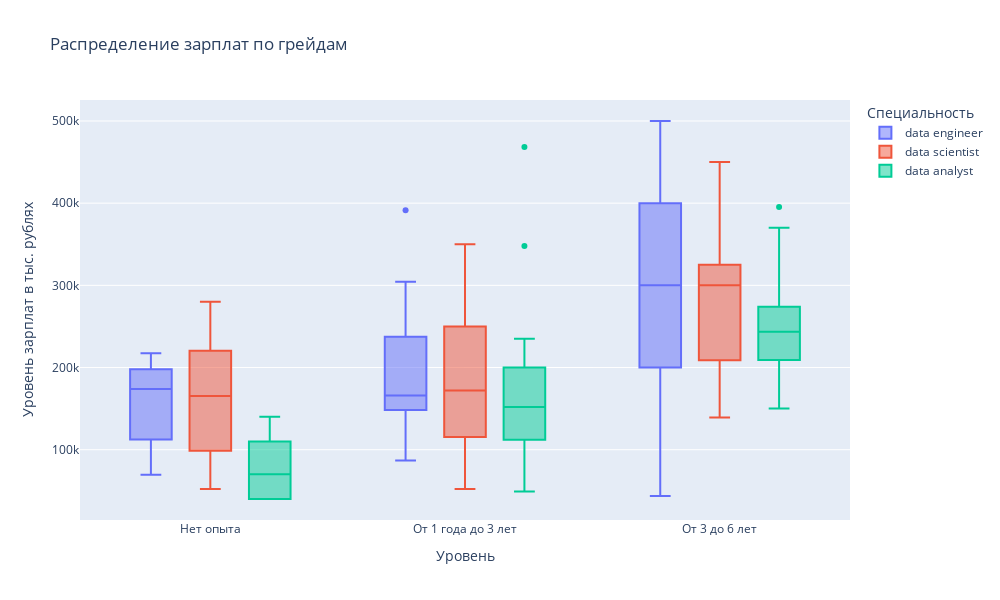

Notebook code for this chart:
### Code cell
fig = px.box(dis, x="Experience", y="Salary", color='Name', labels={
             "Salary": "Уровень зарплат в тыс. рублях",
             "Experience": "Уровень",
             "Name": "Специальность"
         }, title = 'Распределение зарплат по грейдам')
fig.update_layout(
    autosize=False,
    width=1000,
    height=600,)
fig.show()

### Figure 1 — Plotly figure (JSON) as saved in the notebook; plotly's stock layout.template omitted (floating-point values rounded to 4 significant figures)
{"data": [{"alignmentgroup": "True", "hovertemplate": "Специальность=data engineer<br>Уровень=%{x}<br>Уровень зарплат в тыс. рублях=%{y}<extra></extra>", "legendgroup": "data engineer", "marker": {"color": "#636efa"}, "name": "data engineer", "notched": false, "offsetgroup": "data engineer", "orientation": "v", "showlegend": true, "type": "box", "x": ["Нет опыта", "Нет опыта", "Нет опыта", "Нет опыта", "Нет опыта", "От 1 года до 3 лет", "От 1 года до 3 лет", "От 1 года до 3 лет", "От 1 года до 3 лет", "От 1 года до 3 лет", "От 1 года до 3 лет", "От 1 года до 3 лет", "От 1 года до 3 лет", "От 1 года до 3 лет", "От 1 года до 3 лет", "От 1 года до 3 лет", "От 1 года до 3 лет", "От 1 года до 3 лет", "От 1 года до 3 лет", "От 1 года до 3 лет", "От 1 года до 3 лет", "От 1 года до 3 лет", "От 3 до 6 лет", "От 3 до 6 лет", "От 3 до 6 лет", "От 3 до 6 лет", "От 3 до 6 лет", "От 3 до 6 лет", "От 3 до 6 лет", "От 3 до 6 лет", "От 3 до 6 лет", "От 3 до 6 лет", "От 3 до 6 лет", "От 3 до 6 лет", "От 3 до 6 лет", "От 3 до 6 лет", "От 3 до 6 лет", "Нет опыта", "Нет опыта", "Нет опыта", "Нет опыта", "Нет опыта", "От 1 года до 3 лет", "От 1 года до 3 лет", "От 1 года до 3 лет", "От 1 года до 3 лет", "От 1 года до 3 лет", "От 1 года до 3 лет", "От 1 года до 3 лет", "От 1 года до 3 лет", "От 1 года до 3 лет", "От 1 года до 3 лет", "От 1 года до 3 лет", "От 1 года до 3 лет", "От 1 года до 3 лет", "От 1 года до 3 лет", "От 1 года до 3 лет", "От 1 года до 3 лет", "От 1 года до 3 лет", "От 3 до 6 лет", "От 3 до 6 лет", "От 3 до 6 лет", "От 3 до 6 лет", "От 3 до 6 лет", "От 3 до 6 лет", "От 3 до 6 лет", "От 3 до 6 лет", "От 3 до 6 лет", "От 3 до 6 лет", "От 3 до 6 лет", "От 3 до 6 лет", "От 3 до 6 лет", "От 3 до 6 лет", "От 3 до 6 лет"], "x0": " ", "xaxis": "x", "y": [100000, 174000, null, 200000, 69600, 261000, 150000, null, 130500, 180000, 180000, null, 150000, 200000, 88000, null, null, 110000, 87000, 130500, 180000, 147900, 300000, null, 261000, 200000, 270000, null, 230769, null, 304500, 43500, 200000, 200000, null, 200000, 200000, 150000, 217500, 191400, null, null, null, 250000, 300150, null, null, 200000, 261000, null, null, 166000, 156600, 391500, 150000, null, 165300, null, 304500, null, 191400, null, 400000, null, 423076, null, 384615, 435000, 435000, 500000, 350000, 400000, null, 370000], "y0": " ", "yaxis": "y"}, {"alignmentgroup": "True", "hovertemplate": "Специальность=data scientist<br>Уровень=%{x}<br>Уровень зарплат в тыс. рублях=%{y}<extra></extra>", "legendgroup": "data scientist", "marker": {"color": "#EF553B"}, "name": "data scientist", "notched": false, "offsetgroup": "data scientist", "orientation": "v", "showlegend": true, "type": "box", "x": ["Нет опыта", "Нет опыта", "Нет опыта", "Нет опыта", "Нет опыта", "От 1 года до 3 лет", "От 1 года до 3 лет", "От 1 года до 3 лет", "От 1 года до 3 лет", "От 1 года до 3 лет", "От 1 года до 3 лет", "От 1 года до 3 лет", "От 1 года до 3 лет", "От 1 года до 3 лет", "От 1 года до 3 лет", "От 1 года до 3 лет", "От 1 года до 3 лет", "От 1 года до 3 лет", "От 1 года до 3 лет", "От 3 до 6 лет", "От 3 до 6 лет", "От 3 до 6 лет", "От 3 до 6 лет", "От 3 до 6 лет", "От 3 до 6 лет", "От 3 до 6 лет", "От 3 до 6 лет", "От 3 до 6 лет", "От 3 до 6 лет", "От 3 до 6 лет", "От 3 до 6 лет", "От 3 до 6 лет", "От 3 до 6 лет", "От 3 до 6 лет", "От 3 до 6 лет", "Нет опыта", "Нет опыта", "Нет опыта", "Нет опыта", "Нет опыта", "От 1 года до 3 лет", "От 1 года до 3 лет", "От 1 года до 3 лет", "От 1 года до 3 лет", "От 1 года до 3 лет", "От 1 года до 3 лет", "От 1 года до 3 лет", "От 1 года до 3 лет", "От 1 года до 3 лет", "От 1 года до 3 лет", "От 1 года до 3 лет", "От 1 года до 3 лет", "От 1 года до 3 лет", "От 1 года до 3 лет", "От 3 до 6 лет", "От 3 до 6 лет", "От 3 до 6 лет", "От 3 до 6 лет", "От 3 до 6 лет", "От 3 до 6 лет", "От 3 до 6 лет", "От 3 до 6 лет", "От 3 до 6 лет", "От 3 до 6 лет", "От 3 до 6 лет", "От 3 до 6 лет", "От 3 до 6 лет", "От 3 до 6 лет", "От 3 до 6 лет", "От 3 до 6 лет"], "x0": " ", "xaxis": "x", "y": [156600, null, 52200, 79090, null, 150000, 130500, null, 270000, 200000, 80000, 200000, 52200, 130000, 115384, 104400, 130500, null, 87000, null, 220000, 300000, null, 200000, 300000, 153846, 174000, 217500, 200000, 300000, null, 230000, null, 200000, 300000, 261000, 280000, 174000, 118636, 180000, null, 261000, 350000, null, null, 100000, 250000, 174000, 170000, 230769, null, 261000, 350000, 174000, 435000, 300000, null, 300000, 250000, 450000, 230769, null, null, 300000, 400000, 435000, null, 139200, 350000, 450000], "y0": " ", "yaxis": "y"}, {"alignmentgroup": "True", "hovertemplate": "Специальность=data analyst<br>Уровень=%{x}<br>Уровень зарплат в тыс. рублях=%{y}<extra></extra>", "legendgroup": "data analyst", "marker": {"color": "#00cc96"}, "name": "data analyst", "notched": false, "offsetgroup": "data analyst", "orientation": "v", "showlegend": true, "type": "box", "x": ["Нет опыта", "Нет опыта", "Нет опыта", "От 1 года до 3 лет", "От 1 года до 3 лет", "От 1 года до 3 лет", "От 1 года до 3 лет", "От 1 года до 3 лет", "От 1 года до 3 лет", "От 1 года до 3 лет", "От 1 года до 3 лет", "От 1 года до 3 лет", "От 1 года до 3 лет", "От 1 года до 3 лет", "От 1 года до 3 лет", "От 1 года до 3 лет", "От 1 года до 3 лет", "От 1 года до 3 лет", "От 1 года до 3 лет", "От 1 года до 3 лет", "От 1 года до 3 лет", "От 1 года до 3 лет", "От 1 года до 3 лет", "От 1 года до 3 лет", "От 1 года до 3 лет", "От 1 года до 3 лет", "От 3 до 6 лет", "От 3 до 6 лет", "От 3 до 6 лет", "От 3 до 6 лет", "От 3 до 6 лет", "От 3 до 6 лет", "От 3 до 6 лет", "От 3 до 6 лет", "Нет опыта", "Нет опыта", "Нет опыта", "От 1 года до 3 лет", "От 1 года до 3 лет", "От 1 года до 3 лет", "От 1 года до 3 лет", "От 1 года до 3 лет", "От 1 года до 3 лет", "От 1 года до 3 лет", "От 1 года до 3 лет", "От 1 года до 3 лет", "От 1 года до 3 лет", "От 1 года до 3 лет", "От 1 года до 3 лет", "От 1 года до 3 лет", "От 1 года до 3 лет", "От 1 года до 3 лет", "От 1 года до 3 лет", "От 1 года до 3 лет", "От 1 года до 3 лет", "От 1 года до 3 лет", "От 1 года до 3 лет", "От 1 года до 3 лет", "От 1 года до 3 лет", "От 1 года до 3 лет", "От 3 до 6 лет", "От 3 до 6 лет", "От 3 до 6 лет", "От 3 до 6 лет", "От 3 до 6 лет", "От 3 до 6 лет", "От 3 до 6 лет", "От 3 до 6 лет"], "x0": " ", "xaxis": "x", "y": [40000, 100000, null, null, 200000, 139200, 104400, 140000, 174000, 104400, 80000, 200000, 174000, 160000, 153846, 200769, null, 220000, null, 156600, null, 150000, null, 147900, 58800, 120000, 237272, 280000, 150000, 200000, null, 200769, 250000, 217500, 70000, 140000, 40000, 49155, null, null, 130500, 200000, 217500, 130500, 120000, null, 348000, null, null, 468461, 80000, null, 66923, 234900, 180000, null, 234900, null, 73400, null, 395454, 370000, 220000, null, 250000, 267692, null, null], "y0": " ", "yaxis": "y"}], "layout": {"autosize": false, "boxmode": "group", "height": 600, "legend": {"title": {"text": "Специальность"}, "tracegroupgap": 0}, "title": {"text": "Распределение зарплат по грейдам"}, "width": 1000, "xaxis": {"anchor": "y", "domain": [0, 1], "title": {"text": "Уровень"}}, "yaxis": {"anchor": "x", "domain": [0, 1], "title": {"text": "Уровень зарплат в тыс. рублях"}}}}
